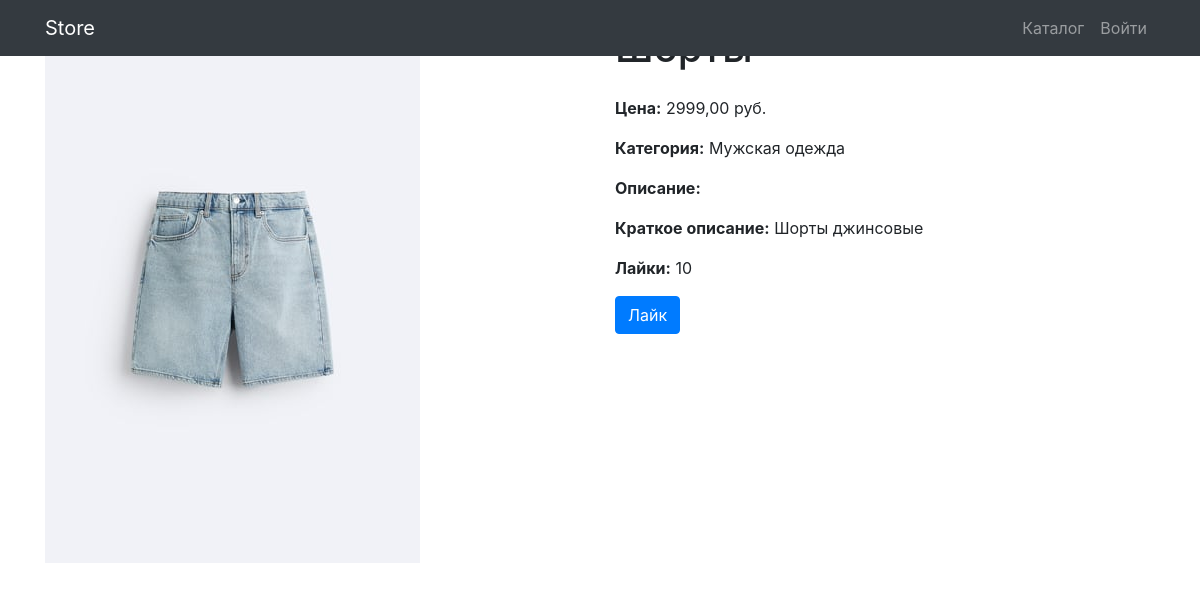
The app's page /products/products/detail/5/ with its own data.
### products/models.py (models this page shows, shortened)
class Product(models.Model):
    name = models.CharField(
        max_length=256
    )
    image = models.ImageField(
        upload_to='products_images'
    )
    description = models.TextField(
        blank=True
    )
    short_description = models.CharField(
        max_length=64,
        blank=True
    )
    price = models.DecimalField(
        max_digits=8,
        decimal_places=2,
        default=0
    )
    quantity = models.PositiveIntegerField(
        default=0
    )
    category = models.ForeignKey(
        ProductCategory,
        on_delete=models.PROTECT
    )
    likes = models.PositiveIntegerField(
        default=0
    )
    class Meta:
        verbose_name = 'Продукт'
        verbose_name_plural = 'Продукты'

class ProductCategory(models.Model):
    name = models.CharField(
        max_length=64,
        unique=True
    )
    description = models.TextField(
        blank=True
    )
    class Meta:
        verbose_name = 'Категория'
        verbose_name_plural = 'Категории'
    def __str__(self):
        return self.name

### products/views.py (the view)
def product_detail(request, product_id):
    product = Product.objects.get(pk=product_id)
    return render(request, 'products/product_detail.html', {'product': product})

### products/templates/products/product_detail.html
{% extends 'products/base.html' %}
{% load static %}
{% block content %}
<div class="container">
    <div class="row">
        <div class="col-lg-6">
            <img src="{{ product.image.url }}" class="img-fluid" alt="{{ product.name }}">
        </div>
        <div class="col-lg-6">
            <h1 class="my-4">{{ product.name }}</h1>
            <p><strong>Цена:</strong> {{ product.price }} руб.</p>
            <p><strong>Категория:</strong> {{ product.category }}</p>
            <p><strong>Описание:</strong> {{ product.description }}</p>
            <p><strong>Краткое описание:</strong> {{ product.short_description }}</p>
            <p><strong>Лайки:</strong> {{ product.likes }}</p>
            <a href="{% url 'products:like_product' product.id %}" class="btn btn-primary">Лайк</a>
        </div>
    </div>
</div>
{% endblock %}

### records on screen
Product: image (picture), price "2999,00", category "Мужская одежда", short_description "Шорты джинсовые", likes "10"
